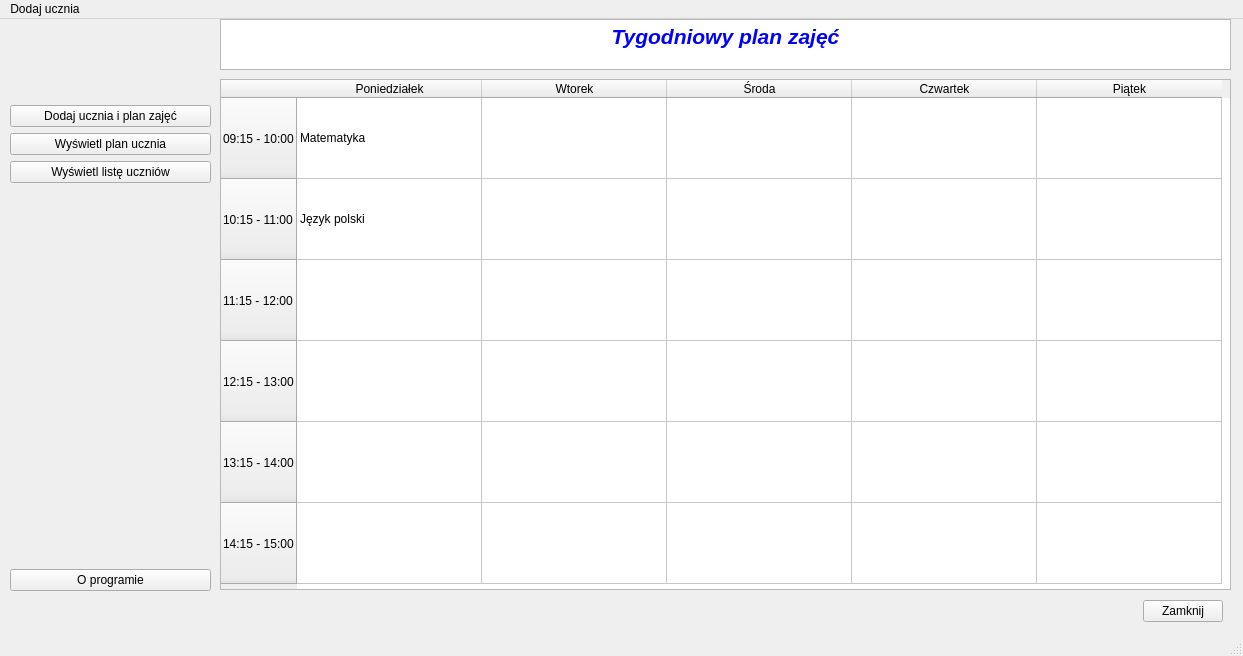
<?xml version="1.0" encoding="UTF-8"?>
<ui version="4.0">
 <class>Plan_lekcji</class>
 <widget class="QMainWindow" name="Plan_lekcji">
  <property name="geometry">
   <rect>
    <x>0</x>
    <y>0</y>
    <width>1243</width>
    <height>656</height>
   </rect>
  </property>
  <property name="minimumSize">
   <size>
    <width>0</width>
    <height>0</height>
   </size>
  </property>
  <property name="maximumSize">
   <size>
    <width>1243</width>
    <height>656</height>
   </size>
  </property>
  <property name="windowTitle">
   <string>Plan_lekcji</string>
  </property>
  <widget class="QWidget" name="centralwidget">
   <widget class="QTextEdit" name="textEdit">
    <property name="geometry">
     <rect>
      <x>220</x>
      <y>0</y>
      <width>1011</width>
      <height>51</height>
     </rect>
    </property>
    <property name="html">
     <string>&lt;!DOCTYPE HTML PUBLIC &quot;-//W3C//DTD HTML 4.0//EN&quot; &quot;http://www.w3.org/TR/REC-html40/strict.dtd&quot;&gt;
&lt;html&gt;&lt;head&gt;&lt;meta name=&quot;qrichtext&quot; content=&quot;1&quot; /&gt;&lt;style type=&quot;text/css&quot;&gt;
p, li { white-space: pre-wrap; }
&lt;/style&gt;&lt;/head&gt;&lt;body style=&quot; font-family:'MS Shell Dlg 2'; font-size:8.25pt; font-weight:400; font-style:normal;&quot;&gt;
&lt;p align=&quot;center&quot; style=&quot; margin-top:0px; margin-bottom:0px; margin-left:0px; margin-right:0px; -qt-block-indent:0; text-indent:0px;&quot;&gt;&lt;span style=&quot; font-family:'MS Shell Dlg 2'; font-size:16pt; font-weight:600; font-style:italic; color:#0000ff;&quot;&gt;Tygodniowy plan zajęć&lt;/span&gt;&lt;/p&gt;&lt;/body&gt;&lt;/html&gt;</string>
    </property>
   </widget>
   <widget class="QWidget" name="layoutWidget">
    <property name="geometry">
     <rect>
      <x>10</x>
      <y>1</y>
      <width>201</width>
      <height>571</height>
     </rect>
    </property>
    <layout class="QVBoxLayout" name="verticalLayout">
     <item>
      <spacer name="verticalSpacer_2">
       <property name="orientation">
        <enum>Qt::Vertical</enum>
       </property>
       <property name="sizeHint" stdset="0">
        <size>
         <width>20</width>
         <height>17</height>
        </size>
       </property>
      </spacer>
     </item>
     <item>
      <widget class="QPushButton" name="pushButton_2">
       <property name="text">
        <string>Dodaj ucznia i plan zajęć</string>
       </property>
      </widget>
     </item>
     <item>
      <widget class="QPushButton" name="pushButton_5">
       <property name="text">
        <string>Wyświetl plan ucznia</string>
       </property>
      </widget>
     </item>
     <item>
      <widget class="QPushButton" name="pushButton_3">
       <property name="text">
        <string>Wyświetl listę uczniów</string>
       </property>
      </widget>
     </item>
     <item>
      <spacer name="verticalSpacer">
       <property name="orientation">
        <enum>Qt::Vertical</enum>
       </property>
       <property name="sizeHint" stdset="0">
        <size>
         <width>20</width>
         <height>380</height>
        </size>
       </property>
      </spacer>
     </item>
     <item>
      <widget class="QPushButton" name="pushButton_1">
       <property name="text">
        <string>O programie</string>
       </property>
      </widget>
     </item>
    </layout>
   </widget>
   <widget class="QWidget" name="layoutWidget">
    <property name="geometry">
     <rect>
      <x>12</x>
      <y>580</y>
      <width>1211</width>
      <height>25</height>
     </rect>
    </property>
    <layout class="QHBoxLayout" name="horizontalLayout">
     <item>
      <spacer name="horizontalSpacer">
       <property name="orientation">
        <enum>Qt::Horizontal</enum>
       </property>
       <property name="sizeHint" stdset="0">
        <size>
         <width>40</width>
         <height>20</height>
        </size>
       </property>
      </spacer>
     </item>
     <item>
      <widget class="QPushButton" name="pushButton">
       <property name="text">
        <string>Zamknij</string>
       </property>
      </widget>
     </item>
    </layout>
   </widget>
   <widget class="QTableWidget" name="tableWidget">
    <property name="geometry">
     <rect>
      <x>220</x>
      <y>60</y>
      <width>1011</width>
      <height>511</height>
     </rect>
    </property>
    <attribute name="horizontalHeaderDefaultSectionSize">
     <number>185</number>
    </attribute>
    <attribute name="verticalHeaderDefaultSectionSize">
     <number>81</number>
    </attribute>
    <row>
     <property name="text">
      <string>09:15 - 10:00</string>
     </property>
    </row>
    <row>
     <property name="text">
      <string>10:15 - 11:00</string>
     </property>
    </row>
    <row>
     <property name="text">
      <string>11:15 - 12:00</string>
     </property>
    </row>
    <row>
     <property name="text">
      <string>12:15 - 13:00</string>
     </property>
    </row>
    <row>
     <property name="text">
      <string>13:15 - 14:00</string>
     </property>
    </row>
    <row>
     <property name="text">
      <string>14:15 - 15:00</string>
     </property>
    </row>
    <column>
     <property name="text">
      <string>Poniedziałek</string>
     </property>
    </column>
    <column>
     <property name="text">
      <string>Wtorek</string>
     </property>
    </column>
    <column>
     <property name="text">
      <string>Środa</string>
     </property>
    </column>
    <column>
     <property name="text">
      <string>Czwartek</string>
     </property>
    </column>
    <column>
     <property name="text">
      <string>Piątek</string>
     </property>
    </column>
    <item row="0" column="0">
     <property name="text">
      <string>Matematyka</string>
     </property>
    </item>
    <item row="1" column="0">
     <property name="text">
      <string>Język polski</string>
     </property>
    </item>
   </widget>
  </widget>
  <widget class="QMenuBar" name="menubar">
   <property name="geometry">
    <rect>
     <x>0</x>
     <y>0</y>
     <width>1243</width>
     <height>21</height>
    </rect>
   </property>
   <widget class="QMenu" name="menudodawanie_ucznia">
    <property name="title">
     <string>Dodaj ucznia</string>
    </property>
    <addaction name="actionDodawanie"/>
   </widget>
   <addaction name="menudodawanie_ucznia"/>
  </widget>
  <widget class="QStatusBar" name="statusbar"/>
  <action name="actionDodawanie">
   <property name="text">
    <string>Dodawanie</string>
   </property>
  </action>
 </widget>
 <resources/>
 <connections/>
</ui>
